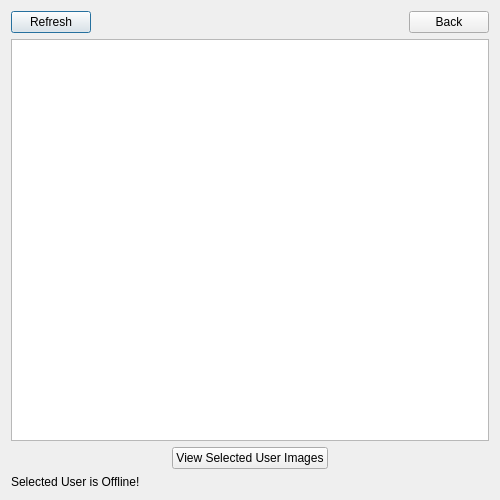
<?xml version="1.0" encoding="UTF-8"?>
<ui version="4.0">
 <class>UsersDialog</class>
 <widget class="QDialog" name="UsersDialog">
  <property name="geometry">
   <rect>
    <x>0</x>
    <y>0</y>
    <width>500</width>
    <height>500</height>
   </rect>
  </property>
  <property name="windowTitle">
   <string>DistImage</string>
  </property>
  <layout class="QVBoxLayout" name="verticalLayout">
   <item>
    <layout class="QHBoxLayout" name="horizontalLayout_2">
     <item>
      <widget class="QPushButton" name="push_refresh">
       <property name="text">
        <string>Refresh</string>
       </property>
      </widget>
     </item>
     <item>
      <spacer name="horizontalSpacer">
       <property name="orientation">
        <enum>Qt::Horizontal</enum>
       </property>
       <property name="sizeHint" stdset="0">
        <size>
         <width>40</width>
         <height>20</height>
        </size>
       </property>
      </spacer>
     </item>
     <item>
      <widget class="QPushButton" name="push_back">
       <property name="text">
        <string>Back</string>
       </property>
      </widget>
     </item>
    </layout>
   </item>
   <item>
    <widget class="QListWidget" name="listWidget"/>
   </item>
   <item>
    <layout class="QHBoxLayout" name="horizontalLayout">
     <item>
      <spacer name="horizontalSpacer_2">
       <property name="orientation">
        <enum>Qt::Horizontal</enum>
       </property>
       <property name="sizeHint" stdset="0">
        <size>
         <width>40</width>
         <height>20</height>
        </size>
       </property>
      </spacer>
     </item>
     <item>
      <widget class="QPushButton" name="push_view">
       <property name="text">
        <string>View Selected User Images</string>
       </property>
      </widget>
     </item>
     <item>
      <spacer name="horizontalSpacer_5">
       <property name="orientation">
        <enum>Qt::Horizontal</enum>
       </property>
       <property name="sizeHint" stdset="0">
        <size>
         <width>40</width>
         <height>20</height>
        </size>
       </property>
      </spacer>
     </item>
    </layout>
   </item>
   <item>
    <widget class="QLabel" name="lbl_result">
     <property name="text">
      <string>Selected User is Offline!</string>
     </property>
    </widget>
   </item>
  </layout>
 </widget>
 <tabstops>
  <tabstop>listWidget</tabstop>
  <tabstop>push_view</tabstop>
  <tabstop>push_refresh</tabstop>
  <tabstop>push_back</tabstop>
 </tabstops>
 <resources/>
 <connections>
  <connection>
   <sender>push_back</sender>
   <signal>clicked()</signal>
   <receiver>UsersDialog</receiver>
   <slot>close()</slot>
   <hints>
    <hint type="sourcelabel">
     <x>525</x>
     <y>22</y>
    </hint>
    <hint type="destinationlabel">
     <x>383</x>
     <y>8</y>
    </hint>
   </hints>
  </connection>
 </connections>
</ui>
